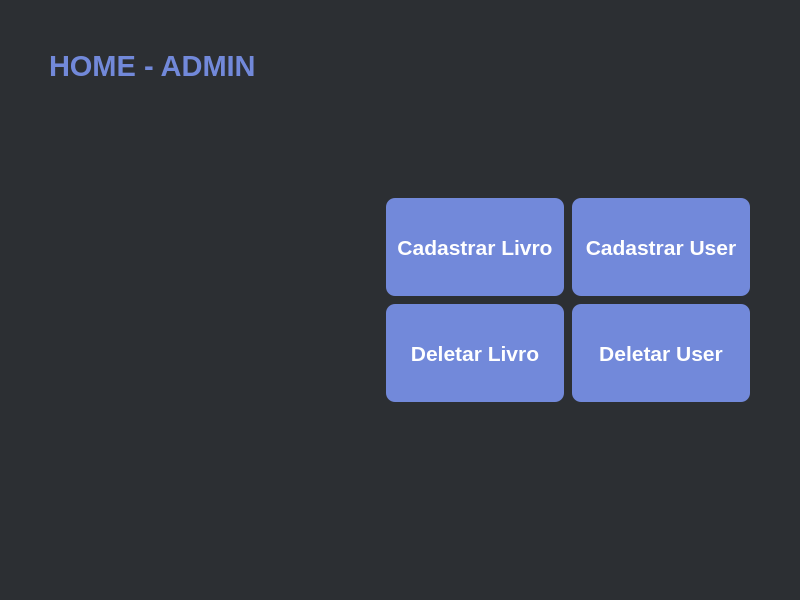
<?xml version="1.0" encoding="UTF-8"?>
<ui version="4.0">
 <class>home_adm</class>
 <widget class="QMainWindow" name="home_adm">
  <property name="geometry">
   <rect>
    <x>0</x>
    <y>0</y>
    <width>800</width>
    <height>600</height>
   </rect>
  </property>
  <property name="windowTitle">
   <string>MainWindow</string>
  </property>
  <property name="styleSheet">
   <string notr="true">font-family: Segoe UI;
font-weight: bold;</string>
  </property>
  <widget class="QWidget" name="centralwidget">
   <property name="styleSheet">
    <string notr="true">background-color: #2C2F33;</string>
   </property>
   <layout class="QVBoxLayout" name="verticalLayout_2">
    <item>
     <layout class="QHBoxLayout" name="horizontalLayout">
      <property name="sizeConstraint">
       <enum>QLayout::SetFixedSize</enum>
      </property>
      <item>
       <spacer name="horizontalSpacer_3">
        <property name="orientation">
         <enum>Qt::Horizontal</enum>
        </property>
        <property name="sizeType">
         <enum>QSizePolicy::Fixed</enum>
        </property>
        <property name="sizeHint" stdset="0">
         <size>
          <width>40</width>
          <height>20</height>
         </size>
        </property>
       </spacer>
      </item>
      <item>
       <layout class="QVBoxLayout" name="verticalLayout">
        <item>
         <spacer name="verticalSpacer_4">
          <property name="orientation">
           <enum>Qt::Vertical</enum>
          </property>
          <property name="sizeType">
           <enum>QSizePolicy::Fixed</enum>
          </property>
          <property name="sizeHint" stdset="0">
           <size>
            <width>20</width>
            <height>40</height>
           </size>
          </property>
         </spacer>
        </item>
        <item>
         <widget class="QLabel" name="label">
          <property name="font">
           <font>
            <family>Segoe UI</family>
            <pointsize>22</pointsize>
            <weight>75</weight>
            <bold>true</bold>
           </font>
          </property>
          <property name="styleSheet">
           <string notr="true">color: #7289DA;</string>
          </property>
          <property name="text">
           <string>HOME - ADMIN</string>
          </property>
         </widget>
        </item>
        <item>
         <spacer name="verticalSpacer_3">
          <property name="orientation">
           <enum>Qt::Vertical</enum>
          </property>
          <property name="sizeHint" stdset="0">
           <size>
            <width>20</width>
            <height>40</height>
           </size>
          </property>
         </spacer>
        </item>
        <item alignment="Qt::AlignHCenter|Qt::AlignVCenter">
         <widget class="QLabel" name="label_3">
          <property name="sizePolicy">
           <sizepolicy hsizetype="Minimum" vsizetype="Minimum">
            <horstretch>0</horstretch>
            <verstretch>0</verstretch>
           </sizepolicy>
          </property>
          <property name="minimumSize">
           <size>
            <width>1</width>
            <height>0</height>
           </size>
          </property>
          <property name="styleSheet">
           <string notr="true">max-width: 150px;
max-height: 150px;</string>
          </property>
          <property name="text">
           <string/>
          </property>
          <property name="pixmap">
           <pixmap>../imagens/logo.png</pixmap>
          </property>
          <property name="scaledContents">
           <bool>true</bool>
          </property>
         </widget>
        </item>
        <item>
         <widget class="QLabel" name="label_2">
          <property name="text">
           <string/>
          </property>
         </widget>
        </item>
       </layout>
      </item>
      <item>
       <spacer name="horizontalSpacer_2">
        <property name="orientation">
         <enum>Qt::Horizontal</enum>
        </property>
        <property name="sizeHint" stdset="0">
         <size>
          <width>40</width>
          <height>20</height>
         </size>
        </property>
       </spacer>
      </item>
      <item>
       <layout class="QGridLayout" name="gridLayout">
        <item row="3" column="0">
         <spacer name="verticalSpacer_2">
          <property name="orientation">
           <enum>Qt::Vertical</enum>
          </property>
          <property name="sizeHint" stdset="0">
           <size>
            <width>20</width>
            <height>40</height>
           </size>
          </property>
         </spacer>
        </item>
        <item row="0" column="0">
         <spacer name="verticalSpacer">
          <property name="orientation">
           <enum>Qt::Vertical</enum>
          </property>
          <property name="sizeHint" stdset="0">
           <size>
            <width>20</width>
            <height>40</height>
           </size>
          </property>
         </spacer>
        </item>
        <item row="1" column="0">
         <widget class="QPushButton" name="cad_livro">
          <property name="enabled">
           <bool>true</bool>
          </property>
          <property name="sizePolicy">
           <sizepolicy hsizetype="Minimum" vsizetype="Minimum">
            <horstretch>0</horstretch>
            <verstretch>0</verstretch>
           </sizepolicy>
          </property>
          <property name="minimumSize">
           <size>
            <width>180</width>
            <height>100</height>
           </size>
          </property>
          <property name="font">
           <font>
            <family>Segoe UI</family>
            <pointsize>16</pointsize>
            <weight>75</weight>
            <bold>true</bold>
           </font>
          </property>
          <property name="styleSheet">
           <string notr="true">background-color: #7289DA;
border: 2px solid;
border-radius: 10px;
border-color: transparent;
color: #FFFFFF;</string>
          </property>
          <property name="text">
           <string>Cadastrar Livro</string>
          </property>
         </widget>
        </item>
        <item row="1" column="1">
         <widget class="QPushButton" name="cad_user">
          <property name="enabled">
           <bool>true</bool>
          </property>
          <property name="sizePolicy">
           <sizepolicy hsizetype="Minimum" vsizetype="Minimum">
            <horstretch>0</horstretch>
            <verstretch>0</verstretch>
           </sizepolicy>
          </property>
          <property name="minimumSize">
           <size>
            <width>180</width>
            <height>100</height>
           </size>
          </property>
          <property name="font">
           <font>
            <family>Segoe UI</family>
            <pointsize>16</pointsize>
            <weight>75</weight>
            <bold>true</bold>
           </font>
          </property>
          <property name="styleSheet">
           <string notr="true">background-color: #7289DA;
border: 2px solid;
border-radius: 10px;
border-color: transparent;
color: #FFFFFF;</string>
          </property>
          <property name="text">
           <string>Cadastrar User</string>
          </property>
         </widget>
        </item>
        <item row="2" column="0">
         <widget class="QPushButton" name="del_livro">
          <property name="enabled">
           <bool>true</bool>
          </property>
          <property name="sizePolicy">
           <sizepolicy hsizetype="Minimum" vsizetype="Minimum">
            <horstretch>0</horstretch>
            <verstretch>0</verstretch>
           </sizepolicy>
          </property>
          <property name="minimumSize">
           <size>
            <width>180</width>
            <height>100</height>
           </size>
          </property>
          <property name="font">
           <font>
            <family>Segoe UI</family>
            <pointsize>16</pointsize>
            <weight>75</weight>
            <bold>true</bold>
           </font>
          </property>
          <property name="styleSheet">
           <string notr="true">background-color: #7289DA;
border: 2px solid;
border-radius: 10px;
border-color: transparent;
color: #FFFFFF;</string>
          </property>
          <property name="text">
           <string>Deletar Livro</string>
          </property>
         </widget>
        </item>
        <item row="2" column="1">
         <widget class="QPushButton" name="del_user">
          <property name="enabled">
           <bool>true</bool>
          </property>
          <property name="sizePolicy">
           <sizepolicy hsizetype="Minimum" vsizetype="Minimum">
            <horstretch>0</horstretch>
            <verstretch>0</verstretch>
           </sizepolicy>
          </property>
          <property name="minimumSize">
           <size>
            <width>180</width>
            <height>100</height>
           </size>
          </property>
          <property name="font">
           <font>
            <family>Segoe UI</family>
            <pointsize>16</pointsize>
            <weight>75</weight>
            <bold>true</bold>
           </font>
          </property>
          <property name="styleSheet">
           <string notr="true">background-color: #7289DA;
border: 2px solid;
border-radius: 10px;
border-color: transparent;
color: #FFFFFF;</string>
          </property>
          <property name="text">
           <string>Deletar User</string>
          </property>
         </widget>
        </item>
       </layout>
      </item>
      <item>
       <spacer name="horizontalSpacer">
        <property name="orientation">
         <enum>Qt::Horizontal</enum>
        </property>
        <property name="sizeType">
         <enum>QSizePolicy::Fixed</enum>
        </property>
        <property name="sizeHint" stdset="0">
         <size>
          <width>40</width>
          <height>20</height>
         </size>
        </property>
       </spacer>
      </item>
     </layout>
    </item>
   </layout>
  </widget>
 </widget>
 <resources/>
 <connections/>
</ui>
